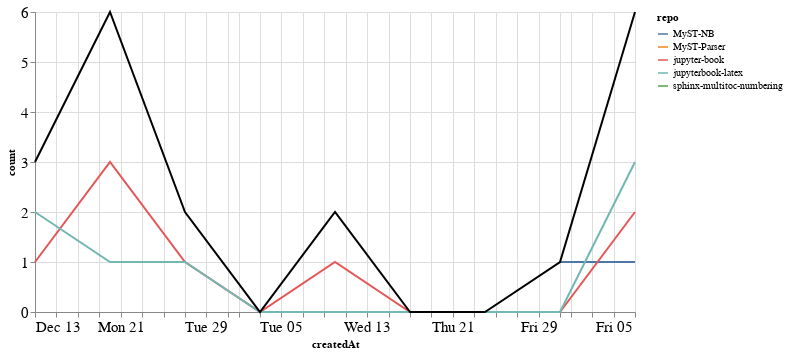

This figure's notebook cell:
### Markdown cell above
### Comments

### Code cell
comments_time = comments.groupby('repo').resample('W', on='createdAt').count()['author'].reset_index()
comments_time = comments_time.rename(columns={'author': 'count'})
comments_time_total = comments_time.groupby('createdAt').agg({"count": "sum"}).reset_index()
ch1 = alt.Chart(comments_time, width=600).mark_line().encode(
    x='createdAt',
    y='count',
    color='repo',
    tooltip="repo"
)

ch2 = alt.Chart(comments_time_total, width=600).mark_line(color="black").encode(
    x='createdAt',
    y='count',
)

ch1 + ch2

### Figure 1 — Vega-Lite specification as saved in the notebook (floating-point values rounded to 4 significant figures)
{"config": {"axisLeft": {"labelFontSize": 15}, "axisBottom": {"labelFontSize": 15}}, "layer": [{"data": {"name": "data-4113125c132c36b58b5e7ab8a0592ad9"}, "mark": "line", "encoding": {"color": {"type": "nominal", "field": "repo"}, "tooltip": {"type": "nominal", "field": "repo"}, "x": {"type": "temporal", "field": "createdAt"}, "y": {"type": "quantitative", "field": "count"}}, "width": 600}, {"data": {"name": "data-062a373ef71ef4a223368aac590e2984"}, "mark": {"type": "line", "color": "black"}, "encoding": {"x": {"type": "temporal", "field": "createdAt"}, "y": {"type": "quantitative", "field": "count"}}, "width": 600}], "$schema": "https://vega.github.io/schema/vega-lite/v4.8.1.json", "datasets": {"data-4113125c132c36b58b5e7ab8a0592ad9": [{"repo": "MyST-NB", "createdAt": "2021-01-31T00:00:00", "count": 1}, {"repo": "MyST-NB", "createdAt": "2021-02-07T00:00:00", "count": 1}, {"repo": "MyST-Parser", "createdAt": "2020-12-20T00:00:00", "count": 2}, {"repo": "jupyter-book", "createdAt": "2020-12-13T00:00:00", "count": 1}, {"repo": "jupyter-book", "createdAt": "2020-12-20T00:00:00", "count": 3}, {"repo": "jupyter-book", "createdAt": "2020-12-27T00:00:00", "count": 1}, {"repo": "jupyter-book", "createdAt": "2021-01-03T00:00:00", "count": 0}, {"repo": "jupyter-book", "createdAt": "2021-01-10T00:00:00", "count": 1}, {"repo": "jupyter-book", "createdAt": "2021-01-17T00:00:00", "count": 0}, {"repo": "jupyter-book", "createdAt": "2021-01-24T00:00:00", "count": 0}, {"repo": "jupyter-book", "createdAt": "2021-01-31T00:00:00", "count": 0}, {"repo": "jupyter-book", "createdAt": "2021-02-07T00:00:00", "count": 2}, {"repo": "jupyterbook-latex", "createdAt": "2020-12-13T00:00:00", "count": 2}, {"repo": "jupyterbook-latex", "createdAt": "2020-12-20T00:00:00", "count": 1}, {"repo": "jupyterbook-latex", "createdAt": "2020-12-27T00:00:00", "count": 1}, {"repo": "jupyterbook-latex", "createdAt": "2021-01-03T00:00:00", "count": 0}, {"repo": "jupyterbook-latex", "createdAt": "2021-01-10T00:00:00", "count": 0}, {"repo": "jupyterbook-latex", "createdAt": "2021-01-17T00:00:00", "count": 0}, {"repo": "jupyterbook-latex", "createdAt": "2021-01-24T00:00:00", "count": 0}, {"repo": "jupyterbook-latex", "createdAt": "2021-01-31T00:00:00", "count": 0}, {"repo": "jupyterbook-latex", "createdAt": "2021-02-07T00:00:00", "count": 3}, {"repo": "sphinx-multitoc-numbering", "createdAt": "2021-01-10T00:00:00", "count": 1}], "data-062a373ef71ef4a223368aac590e2984": [{"createdAt": "2020-12-13T00:00:00", "count": 3}, {"createdAt": "2020-12-20T00:00:00", "count": 6}, {"createdAt": "2020-12-27T00:00:00", "count": 2}, {"createdAt": "2021-01-03T00:00:00", "count": 0}, {"createdAt": "2021-01-10T00:00:00", "count": 2}, {"createdAt": "2021-01-17T00:00:00", "count": 0}, {"createdAt": "2021-01-24T00:00:00", "count": 0}, {"createdAt": "2021-01-31T00:00:00", "count": 1}, {"createdAt": "2021-02-07T00:00:00", "count": 6}]}}
